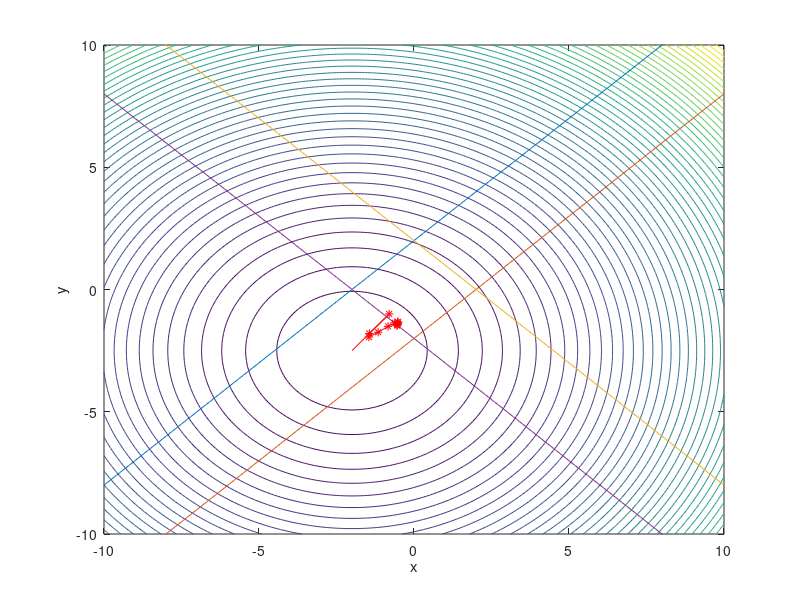

Source code (MATLAB):
clc
clear;
[X,Y]=meshgrid(-10:0.1:10);

%QP problem specification
Xref=[-2,-2.5];
P=[1,0;0,1];
q=[-2*Xref(1),-2*Xref(2)]';
r=Xref(1)^2+Xref(2)^2;
%inequality constraint
%to keep the form Ax+b>0
A1=[1,-1];
b1=2;
A2=[-1,1];
b2=2;
A3=[-1,-1];
b3=2;
A4=[1,1];
b4=2;
A=[A1;A2;A3;A4];
b=[b1;b2;b3;b4];
%updating variables
%x_init=[-3,5]';
x_new=Xref';
u_new=zeros(size(A,1),1);
z_new=zeros(size(A,1),1);
Max_Iterate=1000;
rho=1;
ABSTOL= sqrt(2)*1e-4;
RELTOL= 1e-2;

%ploting related
history_x1=[x_new(1),zeros(1,999)];
history_x2=[x_new(2),zeros(1,999)];
F=P(1,1)*X.^2+P(1,2)*X.*Y+P(2,1)*X.*Y+P(2,2)*Y.^2 + q(1)*X+q(2)*Y + r;
f=zeros(1,999);

Y_c1=-A1(1)/A1(2)*X(1,:)-sign(A1(2))*b1;
Y_c2=-A2(1)/A2(2)*X(1,:)-sign(A2(2))*b2;
Y_c3=-A3(1)/A3(2)*X(1,:)-sign(A3(2))*b3;
Y_c4=-A4(1)/A4(2)*X(1,:)-sign(A4(2))*b4;

figure(1);
contour(X,Y,F,50);
xlabel('x');
ylabel('y');
hold on;
plot(X(1,:),Y_c1,X(1,:),Y_c2,X(1,:),Y_c3,X(1,:),Y_c4);
axis([-10 10 -10 10]);
hold on;
N = -(P + rho*(A'*A));
N2 = N\(rho*A');
N1 = N\(q - rho*A'*b);
tic
for k=1:Max_Iterate
    
    %x-update
    x_new=N1 + N2*(z_new + u_new);
    %z-update
    z_old=z_new;
    z_new = max(0, -A*x_new - u_new + b);
    %z_new=func_projection(x_new+u_new,A,b);
    
    %u-update
    u_new=u_new+(A*x_new - b + z_new);
    
    %cost function
    %f(k+1)=x_new'*P*x_new + q'*x_new + r;
    history_x1(k+1)=x_new(1);
    history_x2(k+1)=x_new(2);
    
    plot(history_x1(k+1),history_x2(k+1),'r*');
    hold on;
    plot(history_x1(k:k+1),history_x2(k:k+1),'r');
    hold on;
    
    %termination check
    primal_residual=norm(A*x_new - b + z_new);
    dual_residual=norm(-rho*(z_new-z_old));
    eps_pri= ABSTOL + RELTOL*max(norm(x_new), norm(-z_new));
    eps_dual= ABSTOL + RELTOL*norm(rho*u_new);
    if(primal_residual<eps_pri && dual_residual<eps_dual)
        break;
    end
end
toc
